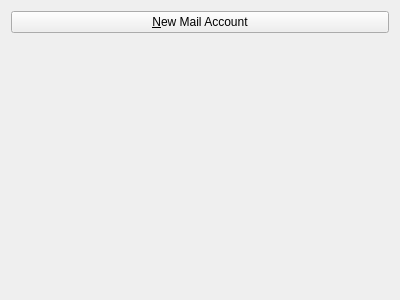
<?xml version="1.0" encoding="UTF-8"?>
<ui version="4.0">
 <class>ConfigMainWidget</class>
 <widget class="QWidget" name="ConfigMainWidget">
  <property name="geometry">
   <rect>
    <x>0</x>
    <y>0</y>
    <width>400</width>
    <height>300</height>
   </rect>
  </property>
  <property name="windowTitle">
   <string>Form</string>
  </property>
  <layout class="QVBoxLayout" name="verticalLayout">
   <item>
    <widget class="QPushButton" name="newMailButton">
     <property name="text">
      <string>&amp;New Mail Account</string>
     </property>
    </widget>
   </item>
   <item>
    <spacer name="verticalSpacer">
     <property name="orientation">
      <enum>Qt::Vertical</enum>
     </property>
     <property name="sizeHint" stdset="0">
      <size>
       <width>20</width>
       <height>249</height>
      </size>
     </property>
    </spacer>
   </item>
  </layout>
 </widget>
 <resources/>
 <connections/>
</ui>
